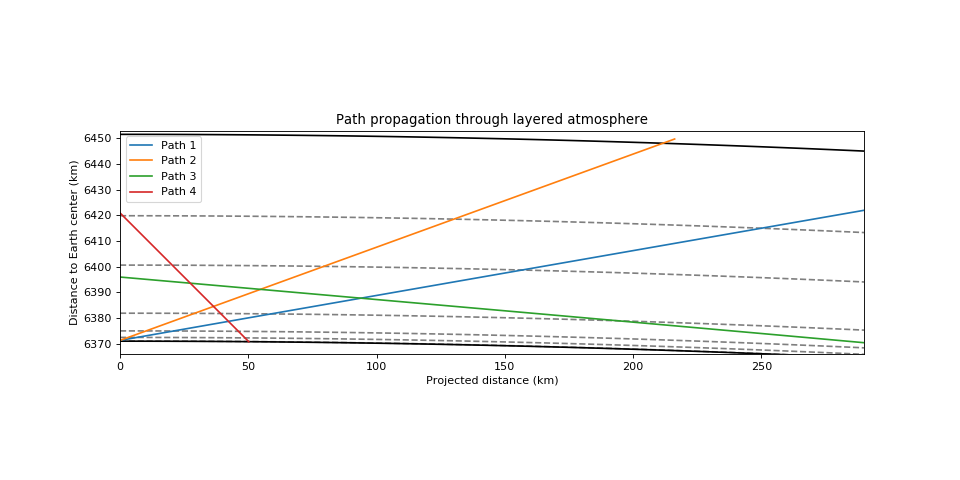

Python code for this plot:
# first, we need to create the atmospheric layer cache
atm_layers_cache = atm.atm_layers([1] * u.GHz, atm.profile_highlat_winter)
# >>>
plt.close()
fig = plt.figure(figsize=(12, 6))
# >>>
# to plot the atmospheric layers, we need to access the layers_cache:
a_e = atm.EARTH_RADIUS
layer_angles = np.arange(0, 0.1, 1e-3)
layer_radii = atm_layers_cache['radii']
bottom, top = layer_radii[[0, 900]]
plt.plot(bottom * np.sin(layer_angles), bottom * np.cos(layer_angles), 'k-')  # doctest: +SKIP
plt.plot(top * np.sin(layer_angles), top * np.cos(layer_angles), 'k-')  # doctest: +SKIP
# we only plot some layers
for r in layer_radii[[200, 500, 600, 700, 800, 850]]:
    plt.plot(r * np.sin(layer_angles), r * np.cos(layer_angles), 'k--', alpha=0.5)  # doctest: +SKIP
# ...
# now create four different example paths (of different type)
for path_num, elevation, obs_alt, max_path_length in zip(
        [1, 2, 3, 4],
        [10, 20, -5, -45] * u.deg,
        [300, 300, 25000, 50000] * u.m,
        [1000, 230, 300, 1000] * u.km,
        ):
# ...
    path_params, _, refraction = atm.raytrace_path(
        elevation, obs_alt, atm_layers_cache,
        max_path_length=max_path_length,
        )
# ...
    print('total path length {:d}: {:5.1f}'.format(
        path_num, np.sum(path_params.a_n)
        ))
# ...
    radii = path_params.r_n
    angle = path_params.delta_n
    x, y = radii * np.sin(angle), radii * np.cos(angle)
    _ = plt.plot(x, y, '-', label='Path {:d}'.format(path_num))
# total path length 1: 1000.0
# total path length 2: 230.0
# total path length 3: 300.0
# total path length 4:  71.0
plt.legend(*plt.gca().get_legend_handles_labels())  # doctest: +SKIP
plt.xlim((0, 290))  # doctest: +SKIP
plt.ylim((a_e - 5, 6453))  # doctest: +SKIP
plt.title('Path propagation through layered atmosphere')  # doctest: +SKIP
plt.xlabel('Projected distance (km)')  # doctest: +SKIP
plt.ylabel('Distance to Earth center (km)')  # doctest: +SKIP
plt.gca().set_aspect('equal')  # doctest: +SKIP
plt.show()  # doctest: +SKIP
